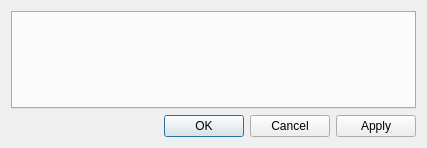
<?xml version="1.0" encoding="UTF-8"?>
<ui version="4.0">
 <class>OptionsWidget</class>
 <widget class="QDialog" name="OptionsWidget">
  <property name="geometry">
   <rect>
    <x>0</x>
    <y>0</y>
    <width>427</width>
    <height>148</height>
   </rect>
  </property>
  <property name="windowTitle">
   <string>Options</string>
  </property>
  <layout class="QVBoxLayout" name="verticalLayout">
   <item>
    <widget class="QTabWidget" name="tabWidget">
     <property name="tabShape">
      <enum>QTabWidget::Rounded</enum>
     </property>
     <property name="currentIndex">
      <number>-1</number>
     </property>
    </widget>
   </item>
   <item>
    <widget class="QDialogButtonBox" name="buttonBox">
     <property name="orientation">
      <enum>Qt::Horizontal</enum>
     </property>
     <property name="standardButtons">
      <set>QDialogButtonBox::Apply|QDialogButtonBox::Cancel|QDialogButtonBox::Ok</set>
     </property>
     <property name="centerButtons">
      <bool>false</bool>
     </property>
    </widget>
   </item>
  </layout>
 </widget>
 <resources/>
 <connections>
  <connection>
   <sender>buttonBox</sender>
   <signal>accepted()</signal>
   <receiver>OptionsWidget</receiver>
   <slot>validate()</slot>
   <hints>
    <hint type="sourcelabel">
     <x>248</x>
     <y>254</y>
    </hint>
    <hint type="destinationlabel">
     <x>157</x>
     <y>274</y>
    </hint>
   </hints>
  </connection>
  <connection>
   <sender>buttonBox</sender>
   <signal>rejected()</signal>
   <receiver>OptionsWidget</receiver>
   <slot>reject()</slot>
   <hints>
    <hint type="sourcelabel">
     <x>316</x>
     <y>260</y>
    </hint>
    <hint type="destinationlabel">
     <x>286</x>
     <y>274</y>
    </hint>
   </hints>
  </connection>
  <connection>
   <sender>buttonBox</sender>
   <signal>clicked(QAbstractButton*)</signal>
   <receiver>OptionsWidget</receiver>
   <slot>buttonClicked(QAbstractButton*)</slot>
   <hints>
    <hint type="sourcelabel">
     <x>213</x>
     <y>127</y>
    </hint>
    <hint type="destinationlabel">
     <x>213</x>
     <y>73</y>
    </hint>
   </hints>
  </connection>
 </connections>
 <slots>
  <slot>buttonClicked(QAbstractButton*)</slot>
  <slot>validate()</slot>
 </slots>
</ui>
